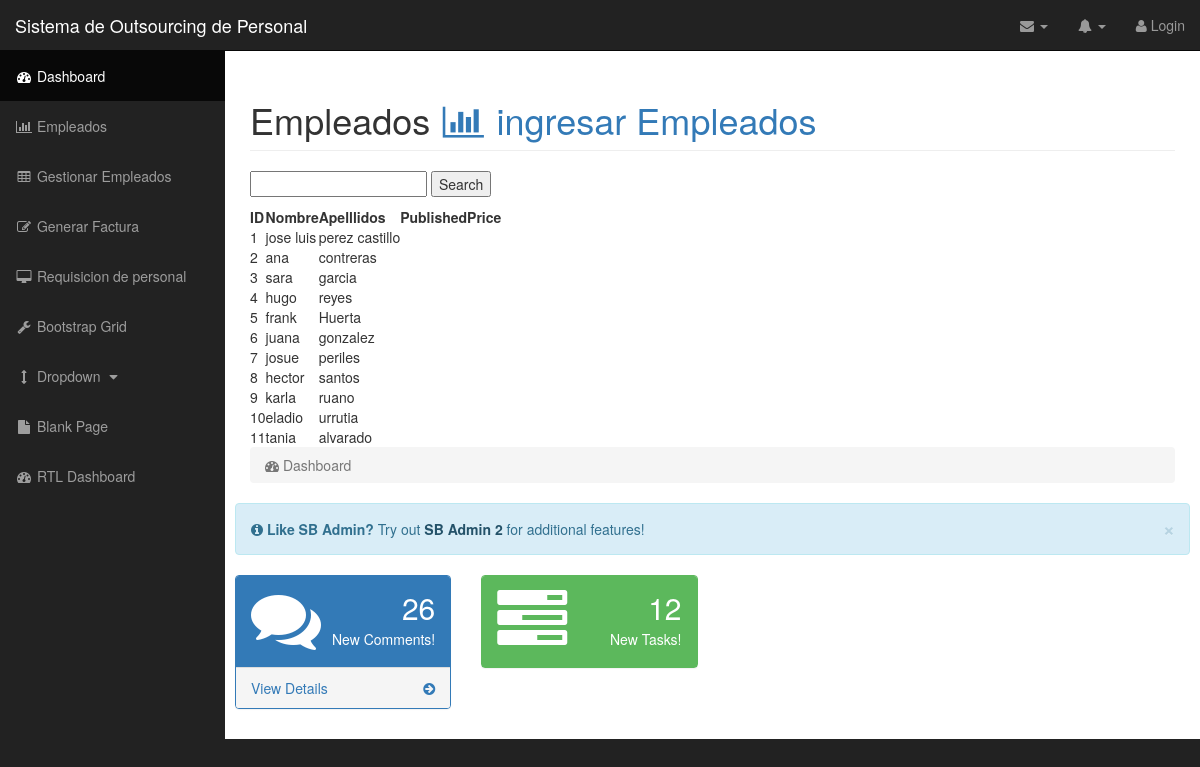
Page /index.php/start/empleados on the committed database.
### tables this page shows
CREATE TABLE `empleado` (
  `id` int(11) NOT NULL,
  `nombre` varchar(50) NOT NULL,
  `apellidos` varchar(50) NOT NULL,
  `direccion` varchar(60) NOT NULL,
  `telefono1` int(10) NOT NULL,
  `telefono2` int(10) NOT NULL,
  `celular` int(10) NOT NULL,
  `email` varchar(40) NOT NULL,
  `email2` varchar(40) NOT NULL,
  `NIT` varchar(12) NOT NULL,
  `fecha_nacimiento` date NOT NULL,
  `genero_id` int(1) NOT NULL,
  `nacionalidad` int(11) NOT NULL,
  `antecedente_penal` int(30) NOT NULL,
  `antecedente_policiaco` int(30) NOT NULL,
  `estado_civil` int(11) NOT NULL,
  `hijos` int(2) NOT NULL,
  `posee_vehiculo` int(1) NOT NULL COMMENT '0=no; 1=si',
  `licencia_conducir` int(10) NOT NULL,
  `pasaporte` int(15) NOT NULL,
  `pais_residencia` int(11) NOT NULL,
  `website` varchar(35) NOT NULL,
  `profesion_id` int(11) NOT NULL,
  `pretension_salarial` int(10) NOT NULL,
  `edad` int(11) NOT NULL,
  `status_id` int(11) NOT NULL,
  `usuario_id` int(11) NOT NULL,
  `nivel_estudio_max` int(11) NOT NULL
);

### application/controllers/Start.php (called while the page is built, shortened)
<?php
class Start extends CI_Controller {
	function empleados(){
		$this->load->helper('url');
		$this->load->helper('form');
		$this->load->model('Empleados_model');
		$data['query'] = $this->Empleados_model->get_search();
		$this->load->view('head');
		$this->load->view('navbar');
		$this->load->view('menu');
    	$this->load->view('empleados', $data);
    	$this->load->view('js_plugins');
 	}
}

### index.php (called while the page is built, shortened)
<?php
require_once BASEPATH.'core/CodeIgniter.php';

### application/models/Empleados_model.php (called while the page is built, shortened)
<?php if ( ! defined('BASEPATH')) exit('No direct script access allowed');
class Empleados_model extends CI_Model {
function get_search() {
  $match = $this->input->post('searchd');
  $this->db->like('nombre',$match);
  $this->db->or_like('apellidos',$match);
  $query = $this->db->get('empleado');
  return $query->result();
}
}

### application/views/empleados.php (the view, shortened to what this page needs)
        <div id="page-wrapper">
            <div class="container-fluid">
                <div class="row">
                    <div class="col-lg-12">
                        <h1 class="page-header">
                            Empleados <a href="<?php echo site_url('Empleados/add_empleados')?>"><i class="fa fa-fw fa-bar-chart-o"></i> ingresar Empleados</a>
                        </h1>
<?php
echo form_open("");
?>
<form>
  <div class="form-group">
</form>
<?php $search = array('name'=>'search','id'=>'search','value'=>'',);?>
<?=form_input($search);?><input type=submit value='Search' /></p>
<?=form_close();?>
<table>
<tr><th>ID</th><th>Nombre</th><th>Apelllidos</th><th>Published</th><th>Price</th></tr>
<?php foreach($query as $item):?>
<tr>
<td><?= $item->id ?></td>
<td><?= $item->nombre ?></td>
<td><?= $item->apellidos ?></td>
</tr>
<?php endforeach;?>
</table>
                        <ol class="breadcrumb">
                            <li class="active">
                                <i class="fa fa-dashboard"></i> Dashboard
                            </li>
                        </ol>
                    </div>
                </div>
                <div class="row">
                    <div class="col-lg-12">
                        <div class="alert alert-info alert-dismissable">
                            <button type="button" class="close" data-dismiss="alert" aria-hidden="true">&times;</button>
                            <i class="fa fa-info-circle"></i>  <strong>Like SB Admin?</strong> Try out <a href="http://startbootstrap.com/template-overviews/sb-admin-2" class="alert-link">SB Admin 2</a> for additional features!
                        </div>
                    </div>
                </div>
                <div class="row">
                    <div class="col-lg-3 col-md-6">
                        <div class="panel panel-primary">
                            <div class="panel-heading">
                                <div class="row">
                                    <div class="col-xs-3">
                                        <i class="fa fa-comments fa-5x"></i>
                                    </div>
                                    <div class="col-xs-9 text-right">
                                        <div class="huge">26</div>
                                        <div>New Comments!</div>
                                    </div>
                                </div>
                            </div>
                            <a href="#">
                                <div class="panel-footer">
                                    <span class="pull-left">View Details</span>
                                    <span class="pull-right"><i class="fa fa-arrow-circle-right"></i></span>
                                    <div class="clearfix"></div>
                                </div>
                            </a>
                        </div>
                    </div>
                    <div class="col-lg-3 col-md-6">
                        <div class="panel panel-green">
                            <div class="panel-heading">
                                <div class="row">
                                    <div class="col-xs-3">
                                        <i class="fa fa-tasks fa-5x"></i>
                                    </div>
                                    <div class="col-xs-9 text-right">
                                        <div class="huge">12</div>
                                        <div>New Tasks!</div>
                                    </div>
                                </div>
                            </div>
                        </div>
                    </div>
                </div>
            </div>
        </div>
    </div>
</body>
</html>

### application/views/head.php (shortened to what this page needs)
<!DOCTYPE html>
<html lang="en">
<head>
    <link href="<?php echo base_url(); ?>assets/css/bootstrap.min.css" rel="stylesheet">
    <link href="<?php echo base_url(); ?>assets/css/sb-admin.css" rel="stylesheet">
    <link href="<?php echo base_url(); ?>assets/css/plugins/morris.css" rel="stylesheet">
    <link href="<?php echo base_url(); ?>assets/font-awesome/css/font-awesome.min.css" rel="stylesheet" type="text/css">
</head>
<body>
    <div id="wrapper">

### application/views/navbar.php (shortened to what this page needs)
<nav class="navbar navbar-inverse navbar-fixed-top" role="navigation">
    <div class="navbar-header">
        <a class="navbar-brand" href="index.html">Sistema de Outsourcing de Personal</a>
    </div>
    <ul class="nav navbar-right top-nav">
        <li class="dropdown">
            <a href="#" class="dropdown-toggle" data-toggle="dropdown"><i class="fa fa-envelope"></i> <b class="caret"></b></a>
        </li>
        <li class="dropdown">
            <a href="#" class="dropdown-toggle" data-toggle="dropdown"><i class="fa fa-bell"></i> <b class="caret"></b></a>
        </li>
        <li class="dropdown">
            <a href="<?php echo site_url('login')?>" class="dropdown-toggle" ><i class="fa fa-user"></i>  Login </a>
        </li>
    </ul>

### application/views/menu.php (shortened to what this page needs)
    <div class="collapse navbar-collapse navbar-ex1-collapse">
        <ul class="nav navbar-nav side-nav">
            <li class="active">
                <a href="<?php echo site_url('start')?>"><i class="fa fa-fw fa-dashboard"></i> Dashboard</a>
            </li>
            <li>
                <a href="<?php echo site_url('start/empleados')?>"><i class="fa fa-fw fa-bar-chart-o"></i> Empleados</a>
            </li>
            <li>
                <a href="<?php echo site_url('start/gestionar_empleados')?>"><i class="fa fa-fw fa-table"></i> Gestionar Empleados</a>
            </li>
            <li>
                <a href="<?php echo site_url('start/generar_factura')?>"><i class="fa fa-fw fa-edit"></i> Generar Factura</a>
            </li>
            <li>
                <a href="<?php echo site_url('start/requerir_empleados')?>"><i class="fa fa-fw fa-desktop"></i> Requisicion de personal</a>
            </li>
            <li>
                <a href="bootstrap-grid.html"><i class="fa fa-fw fa-wrench"></i> Bootstrap Grid</a>
            </li>
            <li>
                <a href="javascript:;" data-toggle="collapse" data-target="#demo"><i class="fa fa-fw fa-arrows-v"></i> Dropdown <i class="fa fa-fw fa-caret-down"></i></a>
            </li>
            <li>
                <a href="blank-page.html"><i class="fa fa-fw fa-file"></i> Blank Page</a>
            </li>
            <li>
                <a href="index-rtl.html"><i class="fa fa-fw fa-dashboard"></i> RTL Dashboard</a>
            </li>
        </ul>
    </div>
</nav>

### assets/css/sb-admin.css (style rules this page uses)
body { margin-top: 100px; background-color: #222; }
@media (min-width:768px) { body { margin-top: 50px; } }
#wrapper { padding-left: 0; }
#page-wrapper { width: 100%; padding: 0; background-color: #fff; }
.huge { font-size: 40px; line-height: normal; }
@media (min-width:768px) { #wrapper { padding-left: 225px; } }
@media (min-width:768px) { #page-wrapper { padding: 10px; } }
.top-nav { padding: 0 15px; }
.top-nav>li { display: inline-block; float: left; }
.top-nav>li>a { padding-top: 15px; padding-bottom: 15px; line-height: 20px; color: #999; }
@media (min-width:768px) { .side-nav { position: fixed; top: 51px; left: 225px; width: 225px; margin-left: -225px; border: none; border-radius: 0; overflow-y: auto; background-color: #222; bottom: 0; overflow-x: hidden; padding-bottom: 40px; } }
@media (min-width:768px) { .side-nav>li>a { width: 225px; } }
.huge { font-size: 30px; }
.panel-green { border-color: #5cb85c; }
.panel-green > .panel-heading { border-color: #5cb85c; color: #fff; background-color: #5cb85c; }

### rows in the picture
empleado: id "1", nombre "jose luis", apellidos "perez castillo"
empleado: id "2", nombre "ana", apellidos "contreras"
empleado: id "3", nombre "sara", apellidos "garcia"
empleado: id "4", nombre "hugo", apellidos "reyes"
empleado: id "5", nombre "frank", apellidos "Huerta"
empleado: id "6", nombre "juana", apellidos "gonzalez"
empleado: id "7", nombre "josue", apellidos "periles"
empleado: id "8", nombre "hector", apellidos "santos"
empleado: id "9", nombre "karla", apellidos "ruano"
empleado: id "10", nombre "eladio", apellidos "urrutia"
empleado: id "11", nombre "tania", apellidos "alvarado"
